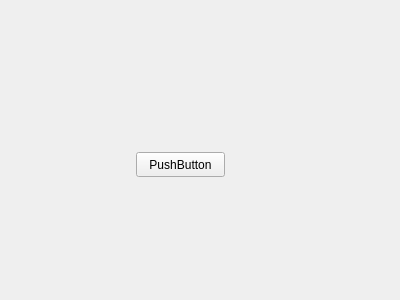
<?xml version="1.0" encoding="UTF-8"?>
<ui version="4.0">
 <class>Form</class>
 <widget class="QWidget" name="Form">
  <property name="geometry">
   <rect>
    <x>0</x>
    <y>0</y>
    <width>400</width>
    <height>300</height>
   </rect>
  </property>
  <property name="windowTitle">
   <string>Form</string>
  </property>
  <widget class="QPushButton" name="pushButton">
   <property name="geometry">
    <rect>
     <x>136</x>
     <y>152</y>
     <width>89</width>
     <height>25</height>
    </rect>
   </property>
   <property name="text">
    <string>PushButton</string>
   </property>
  </widget>
 </widget>
 <resources/>
 <connections/>
</ui>
